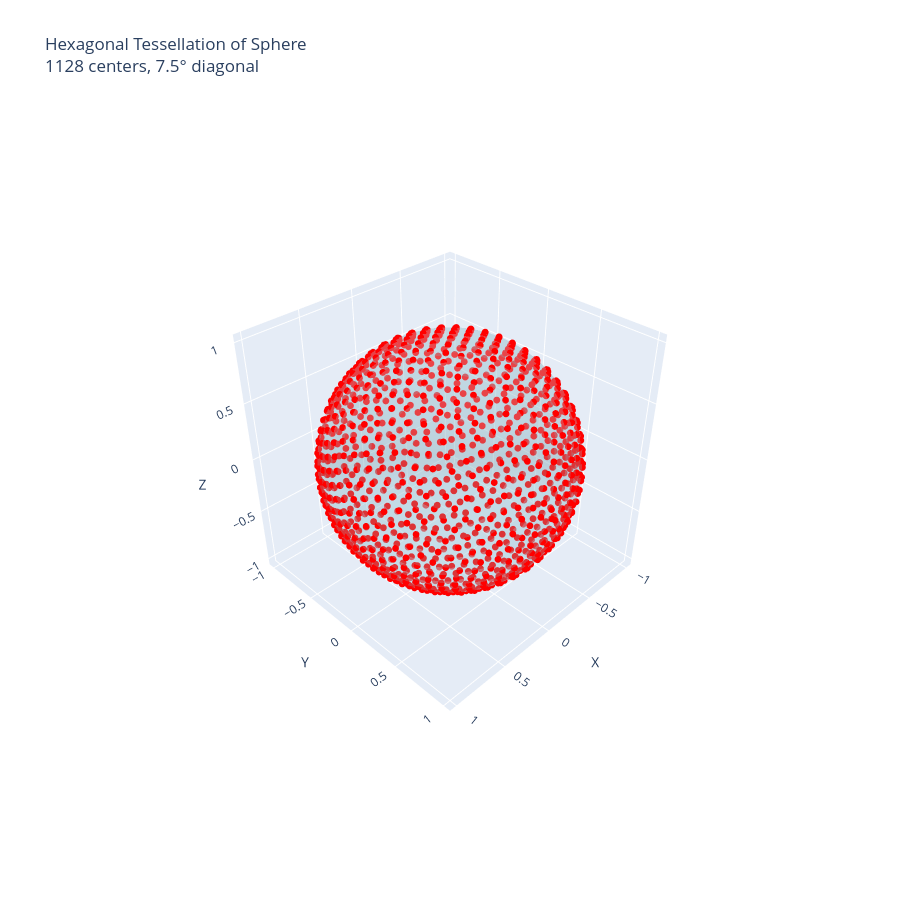
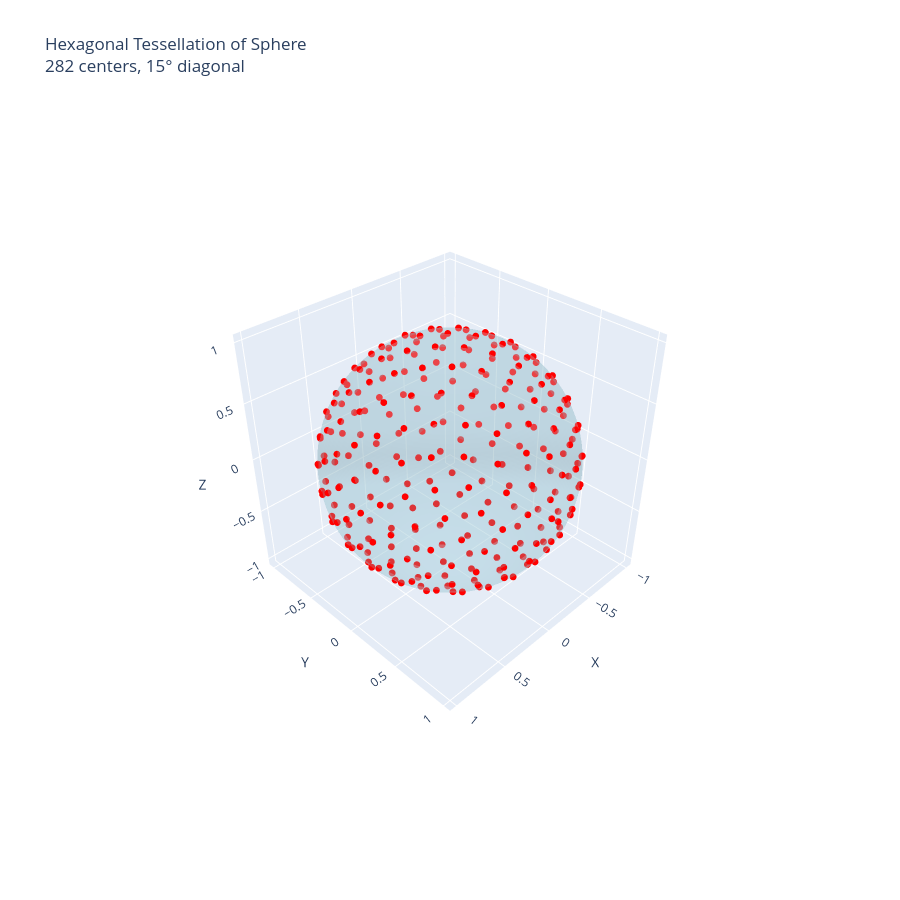

Notebook cell for these charts, in order:
### Code cell
import numpy as np
import plotly.graph_objects as go

def generate_hexagon_centers(diagonal_angle_degrees=7.5):
    """
    Generate hexagon centers for tessellating a sphere.
    Uses a fibonacci sphere or icosahedron-based approach.
    
    For 7.5° diagonal, we need approximately:
    - Sphere surface area = 4π
    - Hexagon area ≈ (diagonal/2)^2 * 3*sqrt(3)/2 in steradians
    - Number of hexagons ≈ 4π / hexagon_area
    """
    
    # Convert diagonal angle to radians
    diagonal_rad = np.radians(diagonal_angle_degrees)
    
    # Estimate number of points needed
    # For hexagon with diagonal d, area ≈ 0.65 * d^2 (in steradians for small angles)
    hexagon_area = 0.65 * diagonal_rad**2
    n_points = int(4 * np.pi / hexagon_area)
    
    print(f"Generating approximately {n_points} hexagon centers")
    print(f"Diagonal angle: {diagonal_angle_degrees}°")
    
    # Use Fibonacci sphere algorithm for uniform distribution
    centers = []
    phi = (1 + np.sqrt(5)) / 2  # Golden ratio
    
    for i in range(n_points):
        # Fibonacci sphere algorithm
        y = 1 - (2 * i / (n_points - 1))  # y goes from 1 to -1
        radius = np.sqrt(1 - y**2)
        
        theta = 2 * np.pi * i / phi
        
        x = np.cos(theta) * radius
        z = np.sin(theta) * radius
        
        centers.append([x, y, z])
    
    return np.array(centers)

def visualize_hexagon_centers(centers, diagonal_angle_degrees=7.5, show_circles=True):
    """
    Visualize the hexagon centers on a sphere.
    """
    # Create sphere surface
    u = np.linspace(0, 2 * np.pi, 100)
    v = np.linspace(0, np.pi, 100)
    x = np.outer(np.cos(u), np.sin(v))
    y = np.outer(np.sin(u), np.sin(v))
    z = np.outer(np.ones(np.size(u)), np.cos(v))
    
    fig = go.Figure()
    
    # Add semi-transparent blue sphere
    fig.add_trace(go.Surface(
        x=x, y=y, z=z,
        surfacecolor=np.zeros_like(x),
        colorscale=[[0, 'lightblue'], [1, 'lightblue']],
        showscale=False,
        opacity=0.3,
        name='Sphere'
    ))
    
    # Add hexagon centers as red points
    fig.add_trace(go.Scatter3d(
        x=centers[:, 0],
        y=centers[:, 1],
        z=centers[:, 2],
        mode='markers',
        marker=dict(size=4, color='red'),
        name=f'Hexagon Centers (n={len(centers)})'
    ))
    
    # Optionally show circles around each center
    if show_circles and len(centers) <= 50:  # Limit for performance
        arc_angle = diagonal_angle_degrees / 2  # Radius is half the diagonal
        
        for idx, center in enumerate(centers[:50]):  # Show first 50
            # Generate circle points
            circle_points = generate_circle_on_sphere(center, arc_angle)
            
            fig.add_trace(go.Scatter3d(
                x=circle_points[:, 0],
                y=circle_points[:, 1],
                z=circle_points[:, 2],
                mode='lines',
                line=dict(color='green', width=2),
                showlegend=False,
                hoverinfo='skip'
            ))
    
    fig.update_layout(
        title=f'Hexagonal Tessellation of Sphere<br>{len(centers)} centers, {diagonal_angle_degrees}° diagonal',
        scene=dict(
            xaxis_title='X',
            yaxis_title='Y',
            zaxis_title='Z',
            aspectmode='data',
            camera=dict(eye=dict(x=1.8, y=1.8, z=1.8))
        ),
        width=900,
        height=900
    )
    
    return fig

def generate_circle_on_sphere(center, arc_angle_degrees, n_points=50):
    """
    Generate points forming a circle on sphere surface around a center point.
    """
    center = center / np.linalg.norm(center)
    arc_angle_rad = np.radians(arc_angle_degrees)
    
    # Find two orthogonal vectors perpendicular to center
    if abs(center[2]) < 0.9:
        v1 = np.cross(center, [0, 0, 1])
    else:
        v1 = np.cross(center, [1, 0, 0])
    v1 = v1 / np.linalg.norm(v1)
    v2 = np.cross(center, v1)
    v2 = v2 / np.linalg.norm(v2)
    
    # Generate circle points
    circle_points = []
    angles = np.linspace(0, 2 * np.pi, n_points)
    
    for angle in angles:
        # Point on circle at angular distance arc_angle_rad from center
        direction = np.cos(angle) * v1 + np.sin(angle) * v2
        direction = direction / np.linalg.norm(direction)
        
        # Rotate center towards direction by arc_angle_rad
        point = (np.cos(arc_angle_rad) * center + 
                np.sin(arc_angle_rad) * direction)
        point = point / np.linalg.norm(point)
        
        circle_points.append(point)
    
    return np.array(circle_points)

# Generate centers
centers = generate_hexagon_centers(diagonal_angle_degrees=7.5)

# Print first 20 centers as examples
print("\nFirst 20 hexagon centers (unit vectors):")
print("="*50)
for i, center in enumerate(centers[:20]):
    print(f"{i+1:3d}: ({center[0]:7.4f}, {center[1]:7.4f}, {center[2]:7.4f})")

print(f"\n... and {len(centers)-20} more centers")
print(f"\nTotal centers: {len(centers)}")

# Visualize
fig = visualize_hexagon_centers(centers, diagonal_angle_degrees=7.5, show_circles=False)
fig.show()

# Optional: Show with circles (only for smaller numbers)
centers_small = generate_hexagon_centers(diagonal_angle_degrees=15)
fig2 = visualize_hexagon_centers(centers_small, diagonal_angle_degrees=15, show_circles=True)
fig2.show()

### Figure 1 — Plotly figure (JSON) as saved in the notebook; plotly's stock layout.template omitted (floating-point values rounded to 4 significant figures; data arrays with more than 128 entries replaced by an {"elided": "..."} marker saying what was removed)
{"data": [{"colorscale": [[0, "lightblue"], [1, "lightblue"]], "name": "Sphere", "opacity": 0.3, "showscale": false, "surfacecolor": {"elided": "100x100 float values"}, "type": "surface", "x": {"elided": "100x100 float values"}, "y": {"elided": "100x100 float values"}, "z": {"elided": "100x100 float values"}}, {"marker": {"color": "red", "size": 4}, "mode": "markers", "name": "Hexagon Centers (n=1128)", "type": "scatter3d", "x": {"elided": "1128 float values"}, "y": {"elided": "1128 float values"}, "z": {"elided": "1128 float values"}}], "layout": {"height": 900, "scene": {"aspectmode": "data", "camera": {"eye": {"x": 1.8, "y": 1.8, "z": 1.8}}, "xaxis": {"title": {"text": "X"}}, "yaxis": {"title": {"text": "Y"}}, "zaxis": {"title": {"text": "Z"}}}, "title": {"text": "Hexagonal Tessellation of Sphere<br>1128 centers, 7.5° diagonal"}, "width": 900}}

### Figure 2 — Plotly figure (JSON) as saved in the notebook; plotly's stock layout.template omitted (floating-point values rounded to 4 significant figures; data arrays with more than 128 entries replaced by an {"elided": "..."} marker saying what was removed)
{"data": [{"colorscale": [[0, "lightblue"], [1, "lightblue"]], "name": "Sphere", "opacity": 0.3, "showscale": false, "surfacecolor": {"elided": "100x100 float values"}, "type": "surface", "x": {"elided": "100x100 float values"}, "y": {"elided": "100x100 float values"}, "z": {"elided": "100x100 float values"}}, {"marker": {"color": "red", "size": 4}, "mode": "markers", "name": "Hexagon Centers (n=282)", "type": "scatter3d", "x": {"elided": "282 float values"}, "y": {"elided": "282 float values"}, "z": {"elided": "282 float values"}}], "layout": {"height": 900, "scene": {"aspectmode": "data", "camera": {"eye": {"x": 1.8, "y": 1.8, "z": 1.8}}, "xaxis": {"title": {"text": "X"}}, "yaxis": {"title": {"text": "Y"}}, "zaxis": {"title": {"text": "Z"}}}, "title": {"text": "Hexagonal Tessellation of Sphere<br>282 centers, 15° diagonal"}, "width": 900}}
